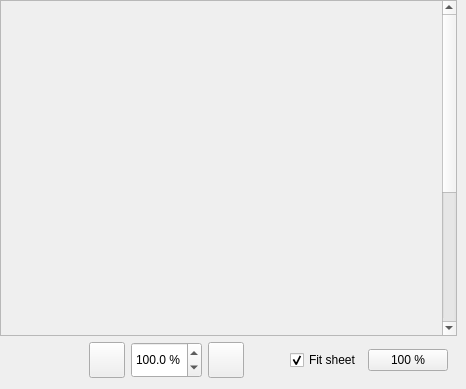
    <widget class="QWidget" name="widget32" native="true">
     <property name="sizePolicy">
      <sizepolicy hsizetype="Expanding" vsizetype="Expanding">
       <horstretch>1</horstretch>
       <verstretch>0</verstretch>
      </sizepolicy>
     </property>
     <layout class="QVBoxLayout" name="verticalLayout_7">
      <property name="leftMargin">
       <number>0</number>
      </property>
      <property name="topMargin">
       <number>0</number>
      </property>
      <property name="rightMargin">
       <number>9</number>
      </property>
      <item>
       <widget class="QScrollArea" name="scrollArea">
        <property name="sizePolicy">
         <sizepolicy hsizetype="Expanding" vsizetype="Expanding">
          <horstretch>0</horstretch>
          <verstretch>0</verstretch>
         </sizepolicy>
        </property>
        <property name="widgetResizable">
         <bool>false</bool>
        </property>
        <property name="alignment">
         <set>Qt::AlignCenter</set>
        </property>
        <widget class="QWidget" name="scrollAreaWidgetContents_2">
         <property name="geometry">
          <rect>
           <x>6</x>
           <y>107</y>
           <width>372</width>
           <height>577</height>
          </rect>
         </property>
        </widget>
       </widget>
      </item>
      <item>
       <widget class="QWidget" name="widget64" native="true">
        <layout class="QHBoxLayout" name="horizontalLayout_5">
         <property name="topMargin">
          <number>0</number>
         </property>
         <property name="bottomMargin">
          <number>0</number>
         </property>
         <item>
          <spacer name="horizontalSpacer_9">
           <property name="orientation">
            <enum>Qt::Horizontal</enum>
           </property>
           <property name="sizeHint" stdset="0">
            <size>
             <width>40</width>
             <height>20</height>
            </size>
           </property>
          </spacer>
         </item>
         <item>
          <spacer name="horizontalSpacer_11">
           <property name="orientation">
            <enum>Qt::Horizontal</enum>
           </property>
           <property name="sizeHint" stdset="0">
            <size>
             <width>40</width>
             <height>20</height>
            </size>
           </property>
          </spacer>
         </item>
         <item>
          <widget class="QPushButton" name="zoomIn">
           <property name="minimumSize">
            <size>
             <width>36</width>
             <height>36</height>
            </size>
           </property>
           <property name="maximumSize">
            <size>
             <width>36</width>
             <height>36</height>
            </size>
           </property>
           <property name="text">
            <string/>
           </property>
           <property name="icon">
            <iconset resource="../ressources.qrc">
             <normaloff>:/icons/zoom-in-icon.png</normaloff>:/icons/zoom-in-icon.png</iconset>
           </property>
           <property name="iconSize">
            <size>
             <width>24</width>
             <height>24</height>
            </size>
           </property>
          </widget>
         </item>
         <item>
          <widget class="QDoubleSpinBox" name="zoomPercentage">
           <property name="minimumSize">
            <size>
             <width>0</width>
             <height>36</height>
            </size>
           </property>
           <property name="maximumSize">
            <size>
             <width>16777215</width>
             <height>36</height>
            </size>
           </property>
           <property name="prefix">
            <string/>
           </property>
           <property name="suffix">
            <string> %</string>
           </property>
           <property name="decimals">
            <number>1</number>
           </property>
           <property name="minimum">
            <double>20.000000000000000</double>
           </property>
           <property name="maximum">
            <double>500.000000000000000</double>
           </property>
           <property name="value">
            <double>100.000000000000000</double>
           </property>
          </widget>
         </item>
         <item>
          <widget class="QPushButton" name="zoomOut">
           <property name="minimumSize">
            <size>
             <width>36</width>
             <height>36</height>
            </size>
           </property>
           <property name="maximumSize">
            <size>
             <width>36</width>
             <height>36</height>
            </size>
           </property>
           <property name="text">
            <string/>
           </property>
           <property name="icon">
            <iconset resource="../ressources.qrc">
             <normaloff>:/icons/zoom-out-icon.png</normaloff>:/icons/zoom-out-icon.png</iconset>
           </property>
           <property name="iconSize">
            <size>
             <width>24</width>
             <height>24</height>
            </size>
           </property>
          </widget>
         </item>
         <item>
          <spacer name="horizontalSpacer_10">
           <property name="orientation">
            <enum>Qt::Horizontal</enum>
           </property>
           <property name="sizeHint" stdset="0">
            <size>
             <width>40</width>
             <height>20</height>
            </size>
           </property>
          </spacer>
         </item>
         <item>
          <widget class="QCheckBox" name="fitSheet">
           <property name="autoFillBackground">
            <bool>false</bool>
           </property>
           <property name="text">
            <string>Fit sheet</string>
           </property>
           <property name="checked">
            <bool>true</bool>
           </property>
          </widget>
         </item>
         <item>
          <widget class="QPushButton" name="hundredPercent">
           <property name="text">
            <string>100 %</string>
           </property>
          </widget>
         </item>
        </layout>
       </widget>
      </item>
     </layout>
    </widget>
